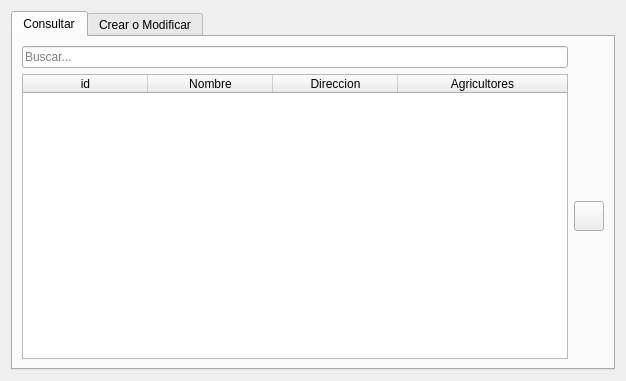
<?xml version="1.0" encoding="UTF-8"?>
<ui version="4.0">
 <class>Dialog</class>
 <widget class="QDialog" name="Dialog">
  <property name="geometry">
   <rect>
    <x>0</x>
    <y>0</y>
    <width>626</width>
    <height>381</height>
   </rect>
  </property>
  <property name="windowTitle">
   <string>Dialog</string>
  </property>
  <layout class="QGridLayout" name="gridLayout">
   <item row="0" column="2">
    <widget class="QTabWidget" name="tabWidget">
     <property name="minimumSize">
      <size>
       <width>600</width>
       <height>350</height>
      </size>
     </property>
     <property name="currentIndex">
      <number>0</number>
     </property>
     <widget class="QWidget" name="tab">
      <attribute name="title">
       <string>Consultar</string>
      </attribute>
      <layout class="QGridLayout" name="gridLayout_2">
       <item row="1" column="0" colspan="2">
        <widget class="QTableWidget" name="tableWidget">
         <property name="sizeAdjustPolicy">
          <enum>QAbstractScrollArea::AdjustToContentsOnFirstShow</enum>
         </property>
         <property name="editTriggers">
          <set>QAbstractItemView::NoEditTriggers</set>
         </property>
         <property name="selectionBehavior">
          <enum>QAbstractItemView::SelectRows</enum>
         </property>
         <property name="sortingEnabled">
          <bool>true</bool>
         </property>
         <attribute name="horizontalHeaderVisible">
          <bool>true</bool>
         </attribute>
         <attribute name="horizontalHeaderDefaultSectionSize">
          <number>125</number>
         </attribute>
         <attribute name="horizontalHeaderStretchLastSection">
          <bool>true</bool>
         </attribute>
         <column>
          <property name="text">
           <string>id</string>
          </property>
         </column>
         <column>
          <property name="text">
           <string>Nombre</string>
          </property>
         </column>
         <column>
          <property name="text">
           <string>Direccion</string>
          </property>
         </column>
         <column>
          <property name="text">
           <string>Agricultores</string>
          </property>
         </column>
        </widget>
       </item>
       <item row="1" column="2">
        <widget class="QPushButton" name="btn_delete">
         <property name="sizePolicy">
          <sizepolicy hsizetype="Fixed" vsizetype="Fixed">
           <horstretch>0</horstretch>
           <verstretch>0</verstretch>
          </sizepolicy>
         </property>
         <property name="minimumSize">
          <size>
           <width>30</width>
           <height>30</height>
          </size>
         </property>
         <property name="maximumSize">
          <size>
           <width>30</width>
           <height>30</height>
          </size>
         </property>
         <property name="text">
          <string/>
         </property>
         <property name="autoDefault">
          <bool>false</bool>
         </property>
        </widget>
       </item>
       <item row="0" column="0" colspan="2">
        <widget class="QLineEdit" name="ln_search">
         <property name="placeholderText">
          <string>Buscar...</string>
         </property>
        </widget>
       </item>
      </layout>
     </widget>
     <widget class="QWidget" name="tab_2">
      <attribute name="title">
       <string>Crear o Modificar</string>
      </attribute>
      <layout class="QGridLayout" name="gridLayout_3">
       <item row="0" column="0">
        <widget class="QGroupBox" name="groupBox">
         <property name="title">
          <string>Formulario de Registro</string>
         </property>
         <layout class="QGridLayout" name="gridLayout_4">
          <item row="0" column="0">
           <widget class="QLabel" name="label_5">
            <property name="text">
             <string>Nombre</string>
            </property>
           </widget>
          </item>
          <item row="1" column="0" colspan="2">
           <widget class="QLineEdit" name="ln_name"/>
          </item>
          <item row="2" column="0" colspan="2">
           <widget class="QLabel" name="label_2">
            <property name="text">
             <string>Direccion</string>
            </property>
           </widget>
          </item>
          <item row="3" column="0" colspan="2">
           <widget class="QPlainTextEdit" name="ln_dir">
            <property name="maximumSize">
             <size>
              <width>16777215</width>
              <height>100</height>
             </size>
            </property>
           </widget>
          </item>
         </layout>
        </widget>
       </item>
       <item row="0" column="1">
        <widget class="QPushButton" name="btn_save">
         <property name="minimumSize">
          <size>
           <width>30</width>
           <height>30</height>
          </size>
         </property>
         <property name="maximumSize">
          <size>
           <width>30</width>
           <height>30</height>
          </size>
         </property>
         <property name="text">
          <string/>
         </property>
        </widget>
       </item>
      </layout>
     </widget>
    </widget>
   </item>
  </layout>
 </widget>
 <tabstops>
  <tabstop>tabWidget</tabstop>
  <tabstop>ln_search</tabstop>
  <tabstop>tableWidget</tabstop>
  <tabstop>btn_delete</tabstop>
  <tabstop>ln_name</tabstop>
  <tabstop>ln_dir</tabstop>
  <tabstop>btn_save</tabstop>
 </tabstops>
 <resources/>
 <connections/>
</ui>
